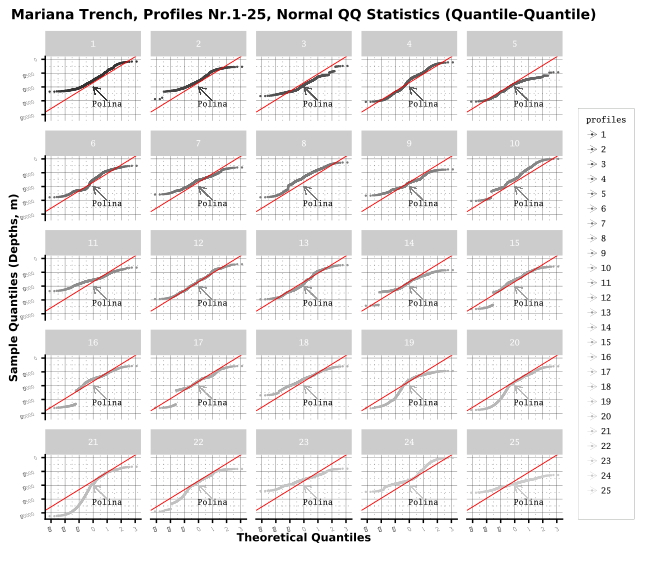

Source code (R):
# QQ t.test
# шаг-1. вчитываем таблицу. делаем из нее датафрейм. говорим сколько колонок и строк.
MDepths <- read.csv("Depths.csv", header=TRUE, sep = ",")
MDepth<- data.frame(MDepths, nrow = 1008, ncol = 25)

# шаг-2. чистим датафрейм от NA значений
df<- na.omit(MDepth) 
row.has.na <- apply(df, 1, function(x){any(is.na(x))}) # проверяем, удалил ли все NA
sum(row.has.na) # суммируем все NA, должно получиться: [1] 0
df # смотрим очищенный датафрейм. теперь с ним работаем.

# шаг-3. задаем чистый датафрейм MDepths_df. говорим что по X (profiles), что по Y(depths).
MDepths_df <- data.frame(profiles = 1:25, depths = c(df$profile1, df$profile2, df$profile3, df$profile4, df$profile5, df$profile6, df$profile7, df$profile8, df$profile9, df$profile10, df$profile11, df$profile12, df$profile13, df$profile14, df$profile15, df$profile16, df$profile17, df$profile18, df$profile19, df$profile20, df$profile21, df$profile22, df$profile23, df$profile24, df$profile25)) 
summary(MDepths_df) # смотрим основную статистику датафрейма MDepths_df. теперь работаем с MDepths_df

# шаг-4. #задаем номера профилей как факторное значение
MDepths_df$profiles<- as.factor(MDepths_df$profiles) 
head(MDepths_df) 

# одиночный график 1 вариант, через qplot
p<- qplot(data = MDepths_df, sample = MDepths_df$depths, color=MDepths_df$profiles) 
# одиночный график 2 вариант через ggplot плохой: не контролирует размер точек ! но работает.
p <- ggplot(MDepths_df, aes(sample= MDepths_df$depths, color=MDepths_df$profiles)) + 
	stat_qq() +
	qplot(x, y, data=df, colour=factor(type), size=I(1)) +
	theme(legend.position = "top") + 
	labs(title="Mariana Trench, Profiles Nr.1-25, QQ Statistics (Quantile-Quantile)") 
p + scale_color_brewer(palette="Spectral") + # красим разноцветной палитрой
	theme_classic()

# множественный фасетный график по статистике QQ из 25 маленьких 	
QQ_facetwrapMD <- ggplot(MDepths_df, aes(sample= MDepths_df$depths, color=profiles, size=profiles)) + 
	stat_qq() +  
	facet_wrap( ~ profiles) +
	xlab("Theoretical Quantiles") +   
	ylab("Sample Quantiles (Depths, m)") +
	labs(title="Mariana Trench, Profiles Nr.1-25, Normal QQ Statistics (Quantile-Quantile)") +
	scale_color_grey() 	+
	scale_size_manual(values= c(0.1,0.1,0.1,0.1,0.1,0.1,0.1,0.1,0.1,0.1,0.1,0.1,0.1,0.1,0.1,0.1,0.1,0.1,0.1,0.1,0.1,0.1,0.1,0.1,0.1)) +
	scale_x_continuous(breaks = c(seq(-3, 3, by = 1))) + # насечки оси X через 1, от -3 до 3.
  	scale_y_continuous(breaks = c(seq(-10000, 0, by = 2500))) +
  	geom_abline(intercept = mean(MDepths_df$depths), slope = sd(MDepths_df$depths), colour = "red", size = .3) +
  	geom_segment(aes(x = 1, y = -7500, xend = 0, yend = -5000), size = .1, arrow = arrow(length = unit(0.2, "cm"))) +
  	p_ann2 <- p_ann1 + annotate("text", label = "Polina", size = 4, x = 1, y = -1000) +
  	theme(
	plot.margin = margin(5, 10, 20, 5),
    plot.title = element_text(family = "Times New Roman", face = 2, size = 10),
    panel.background=ggplot2::element_rect(fill = "white"),
    legend.justification = "bottom", 
    legend.position = "right",
    legend.box.just = "right",
    legend.direction = "vertical",
    legend.box = "vertical",
    legend.background = element_rect(fill = "white"),
    legend.key.width = unit(.3,"cm"),
    legend.key.height = unit(.3,"cm"),
    legend.spacing.x = unit(.2,"cm"),
    legend.spacing.y = unit(.3,"cm"),
    legend.box.background = element_rect(colour = "honeydew4",size=0.2),
    legend.text = element_text(family = "Arial", colour="black", size=6, face=1),
    legend.title = element_text(family = "Arial", colour="black", size=6, face=1),
    strip.text.x = element_text(colour = "white", family = "Arial", size=6, face=1),
    panel.grid.major = element_line("gray24", size = 0.1, linetype = "solid"),
    panel.grid.minor = element_line("gray24", size = 0.1, linetype = "dotted"),
    axis.text.x = element_text(family = "Arial", face = 3, color = "gray24",size = 5, angle = 15),
    axis.text.y = element_text(family = "Arial", face = 3, color = "gray24",size = 4, angle = 15),
    axis.ticks.length=unit(.1,"cm"),
    axis.line = element_line(size = .3, colour = "grey80"),
    axis.title.y = element_text(margin = margin(t = 20, r = .3), family = "Times New Roman", face = 2, size = 8),
    axis.title.x = element_text(family = "Times New Roman", face = 2, size = 8, margin = margin(t = .2))) +
  	guides(col = guide_legend(nrow = 26, ncol = 1, byrow = TRUE))	# вытягиваем легенду вниз по вертикали.

#подписываем текст-аннотации на графики
QQ_facetwrap_ann <- QQ_facetwrapMD + annotate("text", label = "Polina", family = "Times New Roman", size = 2, x = 1, y = -8000) 
ggsave("QQ_facetwrapMD.pdf", device = cairo_pdf, fallback_resolution = 300)
